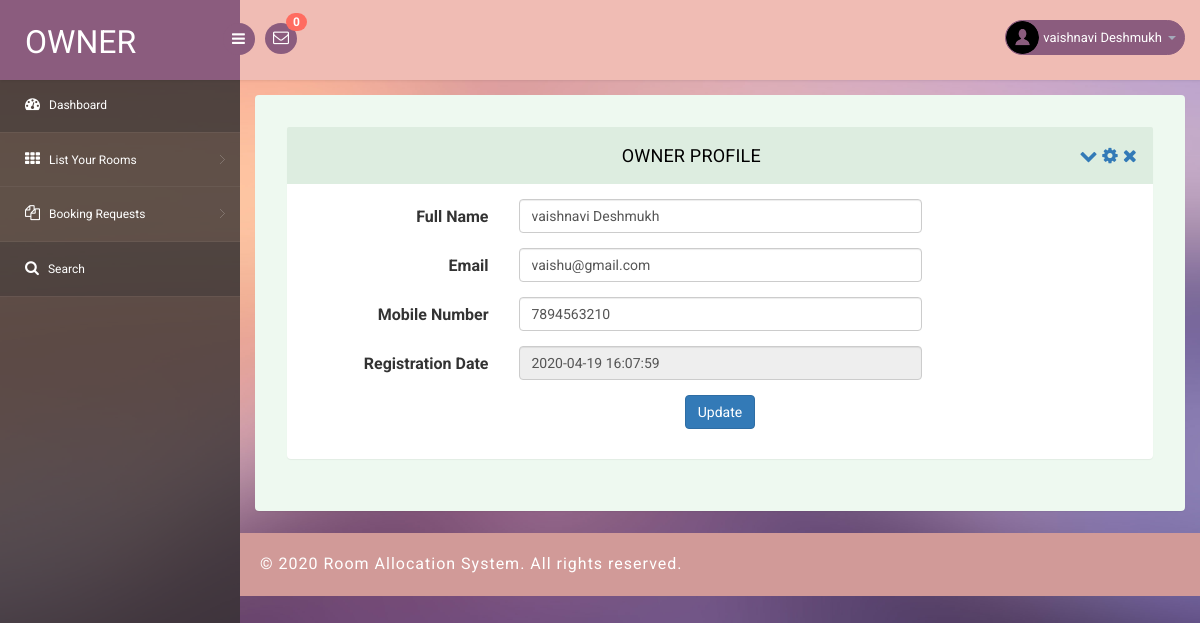
Screenshot of /owner/owner-profile.php (signed in) with the database file from the repository.
### tables this page shows
CREATE TABLE `tblowner` (
  `ID` int(10) NOT NULL,
  `FullName` varchar(200) DEFAULT NULL,
  `Email` varchar(200) DEFAULT NULL,
  `MobileNumber` bigint(10) DEFAULT NULL,
  `Password` varchar(120) DEFAULT NULL,
  `RegDate` timestamp NULL DEFAULT CURRENT_TIMESTAMP
);

### owner/owner-profile.php (the view, shortened to what this page needs)
<?php
include('includes/dbconnection.php');
if (strlen($_SESSION['pgasoid']==0)) {
  header('location:logout.php');
  } else{
  ?>
<!DOCTYPE html>
<head>
<link rel="stylesheet" href="css/bootstrap.min.css" >
<link href="css/style.css" rel='stylesheet' type='text/css' />
<link href="css/style-responsive.css" rel="stylesheet"/>
<link rel="stylesheet" href="css/font.css" type="text/css"/>
<link href="css/font-awesome.css" rel="stylesheet">
</head>
<body>
<section id="container">
<?php include_once('includes/header.php');?>
<?php include_once('includes/sidebar.php');?>
<section id="main-content">
	<section class="wrapper">
		<div class="form-w3layouts">
            <div class="row">
                <div class="col-lg-12">
                    <section class="panel">
                        <header class="panel-heading">
                            Owner Profile
                            <span class="tools pull-right">
                                <a class="fa fa-chevron-down" href="javascript:;"></a>
                                <a class="fa fa-cog" href="javascript:;"></a>
                                <a class="fa fa-times" href="javascript:;"></a>
                             </span>
                        </header>
                        <div class="panel-body">
                            <div class="form">
   <?php
$ownid=$_SESSION['pgasoid'];
$ret=mysqli_query($con,"select * from tblowner where ID='$ownid'");
while ($row=mysqli_fetch_array($ret)) {
?>
                                <form class="cmxform form-horizontal " method="post" action="">
                                    <div class="form-group ">
                                        <label for="adminname" class="control-label col-lg-3">Full Name</label>
                                        <div class="col-lg-6">
                                            <input class=" form-control" id="fullname" name="fullname" type="text" value="<?php  echo $row['FullName'];?>" required="true">
                                        </div>
                                    </div>
                                    <div class="form-group ">
                                        <label for="email" class="control-label col-lg-3">Email</label>
                                        <div class="col-lg-6">
                                            <input class="form-control " id="email" name="email" type="email" value="<?php  echo $row['Email'];?>" required="true">
                                        </div>
                                    </div>
                                    <div class="form-group ">
                                        <label for="username" class="control-label col-lg-3">Mobile Number</label>
                                        <div class="col-lg-6">
                                            <input class="form-control " id="contactnumber" name="contactnumber" type="text" value="<?php  echo $row['MobileNumber'];?>" required="true">
                                        </div>
                                    </div>
                                    <div class="form-group ">
                                        <label for="username" class="control-label col-lg-3">Registration Date</label>
                                        <div class="col-lg-6">
                                            <input class="form-control " id="regDate" name="regdate" type="text" value="<?php  echo $row['RegDate'];?>" readonly="true">
                                        </div>
                                    </div>
                                    <?php } ?>
                                    <div class="form-group">
                                        <div class="col-lg-offset-3 col-lg-6">
                                          <p style="text-align: center;"> <button class="btn btn-primary" type="submit" name="submit">Update</button></p>
                                        </div>
                                    </div>
                                </form>
                            </div>
                        </div>
                    </section>
                </div>
            </div>
        </div>
</section>
		  <?php include_once('includes/footer.php');?>
</section>
</section>
</body>
</html>
<?php }  ?>

### owner/includes/header.php (shortened to what this page needs)
<header class="header fixed-top clearfix">
<div class="brand">
    <a href="dashboard.php" class="logo">
        Owner
    </a>
    <div class="sidebar-toggle-box">
        <div class="fa fa-bars"></div>
    </div>
</div>
<div class="nav notify-row" id="top_menu">
    <ul class="nav top-menu">
                <?php
        $oid=$_SESSION['pgasoid'];
$ret1=mysqli_query($con,"select tblbookpg.ID,tbluser.FullName from tblbookpg join tbluser on tbluser.ID=tblbookpg.Userid join tblpg on tblpg.ID=tblbookpg.Pgid where tblbookpg.Status is null and tblpg.OwnerID='$oid' ");
$num=mysqli_num_rows($ret1);
?>
        <li id="header_inbox_bar" class="dropdown">
            <a data-toggle="dropdown" class="dropdown-toggle" href="#">
                <i class="fa fa-envelope-o"></i>
                <span class="badge bg-important"><?php echo $num;?></span>
            </a>
        </li>
    </ul>
</div>
<div class="top-nav clearfix">
    <ul class="nav pull-right top-menu">
        <li class="dropdown">
            <a data-toggle="dropdown" class="dropdown-toggle" href="#">
                <?php
$pownerid=$_SESSION['pgasoid'];
$ret=mysqli_query($con,"select FullName from  tblowner where ID='$pownerid'");
$row=mysqli_fetch_array($ret);
$name=$row['FullName'];
?>
                <img alt="" src="images/2.png">
                <span class="username"><?php echo $name; ?></span>
                <b class="caret"></b>
            </a>
        </li>
    </ul>
</div>
</header>

### owner/css/style.css (style rules this page uses)
ul, ol { margin: 0; }
p { margin: 0; }
html, body { font-family: 'Roboto', sans-serif; font-size: 100%; overflow-x: hidden; background: url(../images/bg.jpg) no-repeat 0px 0px; background-size:cover; }
body a { transition: 0.5s all ease; -webkit-transition: 0.5s all ease; -moz-transition: 0.5s all ease; -o-transition: 0.5s all ease; -ms-transition: 0.5s all ease; text-decoration:none; }
p { margin:0; }
ul,label { margin:0; padding:0; }
#main-content { margin-left:240px; -webkit-transition:all .3s ease-in-out; -moz-transition:all .3s ease-in-out; -o-transition:all .3s ease-in-out; transition:all .3s ease-in-out; }
.header { left:0; right:0; z-index:1002; background:rgb(240, 188, 180); -webkit-transition:all .3s ease-in-out; -moz-transition:all .3s ease-in-out; -o-transition:all .3s ease-in-out; transition:all .3s ease-in-out; }
.fixed-top { position:fixed; box-shadow:1px 0 3px rgba(0,0,0,.15); }
.wrapper { display:inline-block; margin-top:80px; padding:15px; width:100%; }
.brand { background:#8b5c7e; float:left; width:240px; height:80px; position:relative; }
a.logo { font-size:32px; color:#fff; float:left; margin:20px 0 0 25px; text-transform:uppercase; }
#top_menu .nav>li,ul.top-menu>li { float:left; }
.notify-row { float:left; margin-top:23px; margin-left:25px; }
ul.top-menu { margin-right:15px; margin-top: 0; }
ul.top-menu > li > a { color: #fff; font-size: 16px; background: #8b5c7e; padding: 4px 8px; margin-right: 15px; border-radius: 50%; -webkit-border-radius: 50%; padding-right: 8px !important; }
.notify-row .badge { position:absolute; right:-10px; top:-10px; z-index:100; }
.top-nav { margin-top:20px; }
.top-nav img { border-radius:50%; -webkit-border-radius:50%; width:33px; }
.top-nav .username { font-size:13px; color:#fff; }
.top-nav ul.top-menu>li>a { border-radius: 100px; -webkit-border-radius: 100px; padding: 0px; background: none; margin-right: 0; border: 1px solid #8b5c7e; background: #8b5c7e; }
.top-nav ul.top-menu>li { margin-left:10px; }
.top-nav .nav .caret { border-bottom-color:#A4AABA; border-top-color:#A4AABA; }
.sidebar-toggle-box { float:left; margin-top:23px; margin-left:-15px; background:#8b5c7e; border-radius:50%; -webkit-border-radius:50%; width:32px; height:32px; position:absolute; right:-15px; }
.sidebar-toggle-box .fa-bars { cursor:pointer; display:inline-block; font-size:15px; padding:8px 8px 8px 9px; color:#fff; }
.panel-heading { position: relative; height: 57px; line-height: 57px; letter-spacing: 0.2px; color: #000; font-size: 18px; font-weight: 400; padding: 0 16px; background:#ddede0; border-top-right-radius: 2px; border-top-left-radius: 2px; text-transform: uppercase; text-align: center; }
.panel { border: none ! important; }
.form-w3layouts { background: #eef9f0; padding: 2em; border-radius: 4px; -webkit-box-shadow: 0 1px 1px rgba(0,0,0,.05); box-shadow: 0 1px 1px rgba(0,0,0,.05); }
.badge.bg-important { background: #ff6c60; }

### rows the page displays
tblowner: FullName "vaishnavi Deshmukh", fullname "vaishnavi Deshmukh", email "vaishu@gmail.com", contactnumber "7894563210", regdate "2020-04-19 16:07:59"

### other values shown
$num "0"
